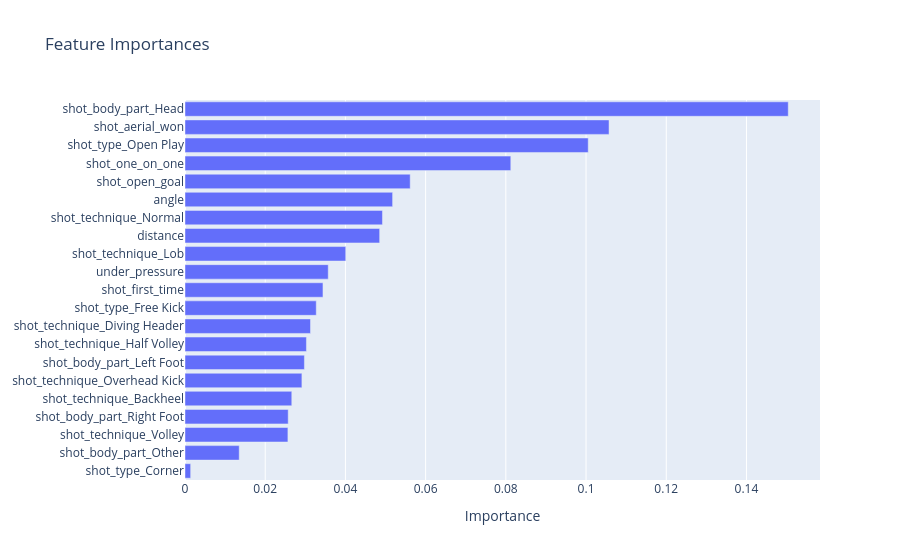

Notebook code cell kept with this figure:
### Code cell
import plotly.graph_objects as go

importances = pd.Series(
  model.feature_importances_,
  index=feature_cols
).sort_values(ascending=True)

fig = go.Figure(go.Bar(
  x=importances.values,
  y=importances.index,
  orientation="h"
))

fig.update_layout(
  title="Feature Importances",
  xaxis_title="Importance",
  height=600
)

fig.show()

### Figure 1 — Plotly figure (JSON) as saved in the notebook; plotly's stock layout.template omitted (floating-point values rounded to 4 significant figures)
{"data": [{"orientation": "h", "type": "bar", "x": [0.001408, 0.01352, 0.02566, 0.02573, 0.02662, 0.02915, 0.02978, 0.03028, 0.03129, 0.03273, 0.0344, 0.03572, 0.04008, 0.04854, 0.04924, 0.05177, 0.05615, 0.08124, 0.1005, 0.1057, 0.1504], "y": ["shot_type_Corner", "shot_body_part_Other", "shot_technique_Volley", "shot_body_part_Right Foot", "shot_technique_Backheel", "shot_technique_Overhead Kick", "shot_body_part_Left Foot", "shot_technique_Half Volley", "shot_technique_Diving Header", "shot_type_Free Kick", "shot_first_time", "under_pressure", "shot_technique_Lob", "distance", "shot_technique_Normal", "angle", "shot_open_goal", "shot_one_on_one", "shot_type_Open Play", "shot_aerial_won", "shot_body_part_Head"]}], "layout": {"autosize": true, "title": {"text": "Feature Importances"}, "xaxis": {"autorange": true, "range": [0, 0.1583], "title": {"text": "Importance"}, "type": "linear"}, "yaxis": {"autorange": true, "range": [-0.5, 20.5], "type": "category"}}}
